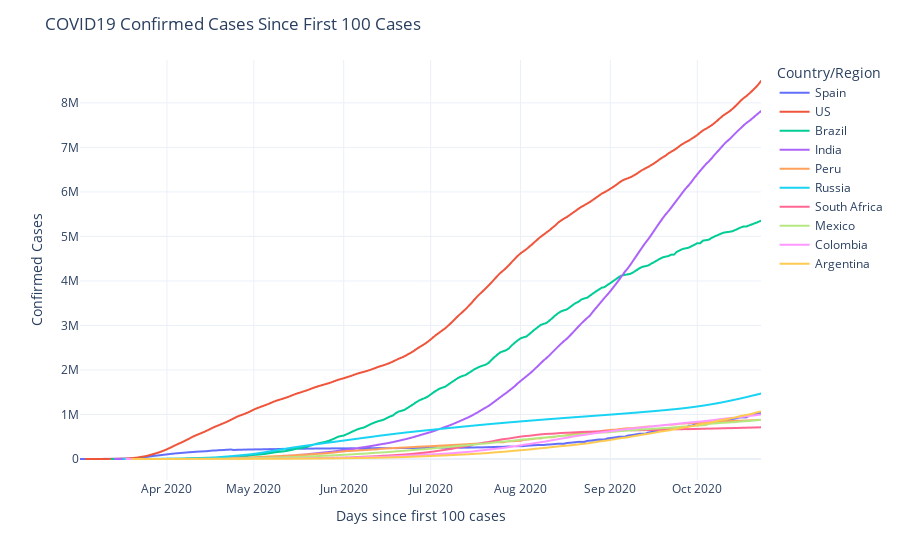

The notebook cell this image was saved under:
### Code cell
fig = px.line(confirmed, x='Date', y='ConfirmedCases', color='Country/Region')
fig.update_layout(title='COVID19 Confirmed Cases Since First 100 Cases',
                  xaxis_title='Days since first 100 cases',
                  yaxis_title='Confirmed Cases'
                 )
fig.show()

### Figure 1 — Plotly figure (JSON) as saved in the notebook; plotly's stock layout.template omitted (floating-point values rounded to 4 significant figures; data arrays with more than 128 entries replaced by an {"elided": "..."} marker saying what was removed)
{"data": [{"hovertemplate": "Country/Region=Spain<br>Date=%{x}<br>ConfirmedCases=%{y}<extra></extra>", "legendgroup": "Spain", "line": {"color": "#636efa", "dash": "solid"}, "mode": "lines", "name": "Spain", "showlegend": true, "type": "scattergl", "x": {"elided": "236 str values"}, "xaxis": "x", "y": {"elided": "236 int values"}, "yaxis": "y"}, {"hovertemplate": "Country/Region=US<br>Date=%{x}<br>ConfirmedCases=%{y}<extra></extra>", "legendgroup": "US", "line": {"color": "#EF553B", "dash": "solid"}, "mode": "lines", "name": "US", "showlegend": true, "type": "scattergl", "x": {"elided": "234 str values"}, "xaxis": "x", "y": {"elided": "234 int values"}, "yaxis": "y"}, {"hovertemplate": "Country/Region=Brazil<br>Date=%{x}<br>ConfirmedCases=%{y}<extra></extra>", "legendgroup": "Brazil", "line": {"color": "#00cc96", "dash": "solid"}, "mode": "lines", "name": "Brazil", "showlegend": true, "type": "scattergl", "x": {"elided": "225 str values"}, "xaxis": "x", "y": {"elided": "225 int values"}, "yaxis": "y"}, {"hovertemplate": "Country/Region=India<br>Date=%{x}<br>ConfirmedCases=%{y}<extra></extra>", "legendgroup": "India", "line": {"color": "#ab63fa", "dash": "solid"}, "mode": "lines", "name": "India", "showlegend": true, "type": "scattergl", "x": {"elided": "224 str values"}, "xaxis": "x", "y": {"elided": "224 int values"}, "yaxis": "y"}, {"hovertemplate": "Country/Region=Peru<br>Date=%{x}<br>ConfirmedCases=%{y}<extra></extra>", "legendgroup": "Peru", "line": {"color": "#FFA15A", "dash": "solid"}, "mode": "lines", "name": "Peru", "showlegend": true, "type": "scattergl", "x": {"elided": "221 str values"}, "xaxis": "x", "y": {"elided": "221 int values"}, "yaxis": "y"}, {"hovertemplate": "Country/Region=Russia<br>Date=%{x}<br>ConfirmedCases=%{y}<extra></extra>", "legendgroup": "Russia", "line": {"color": "#19d3f3", "dash": "solid"}, "mode": "lines", "name": "Russia", "showlegend": true, "type": "scattergl", "x": {"elided": "221 str values"}, "xaxis": "x", "y": {"elided": "221 int values"}, "yaxis": "y"}, {"hovertemplate": "Country/Region=South Africa<br>Date=%{x}<br>ConfirmedCases=%{y}<extra></extra>", "legendgroup": "South Africa", "line": {"color": "#FF6692", "dash": "solid"}, "mode": "lines", "name": "South Africa", "showlegend": true, "type": "scattergl", "x": {"elided": "220 str values"}, "xaxis": "x", "y": {"elided": "220 int values"}, "yaxis": "y"}, {"hovertemplate": "Country/Region=Mexico<br>Date=%{x}<br>ConfirmedCases=%{y}<extra></extra>", "legendgroup": "Mexico", "line": {"color": "#B6E880", "dash": "solid"}, "mode": "lines", "name": "Mexico", "showlegend": true, "type": "scattergl", "x": {"elided": "220 str values"}, "xaxis": "x", "y": {"elided": "220 int values"}, "yaxis": "y"}, {"hovertemplate": "Country/Region=Colombia<br>Date=%{x}<br>ConfirmedCases=%{y}<extra></extra>", "legendgroup": "Colombia", "line": {"color": "#FF97FF", "dash": "solid"}, "mode": "lines", "name": "Colombia", "showlegend": true, "type": "scattergl", "x": {"elided": "220 str values"}, "xaxis": "x", "y": {"elided": "220 int values"}, "yaxis": "y"}, {"hovertemplate": "Country/Region=Argentina<br>Date=%{x}<br>ConfirmedCases=%{y}<extra></extra>", "legendgroup": "Argentina", "line": {"color": "#FECB52", "dash": "solid"}, "mode": "lines", "name": "Argentina", "showlegend": true, "type": "scattergl", "x": {"elided": "218 str values"}, "xaxis": "x", "y": {"elided": "218 int values"}, "yaxis": "y"}], "layout": {"autosize": true, "legend": {"title": {"text": "Country/Region"}, "tracegroupgap": 0}, "margin": {"t": 60}, "title": {"text": "COVID19 Confirmed Cases Since First 100 Cases"}, "xaxis": {"anchor": "y", "autorange": true, "domain": [0, 1], "range": ["2020-03-02", "2020-10-23"], "title": {"text": "Days since first 100 cases"}, "type": "date"}, "yaxis": {"anchor": "x", "autorange": true, "domain": [0, 1], "range": [-471600.0, 8963000.0], "title": {"text": "Confirmed Cases"}, "type": "linear"}}}
